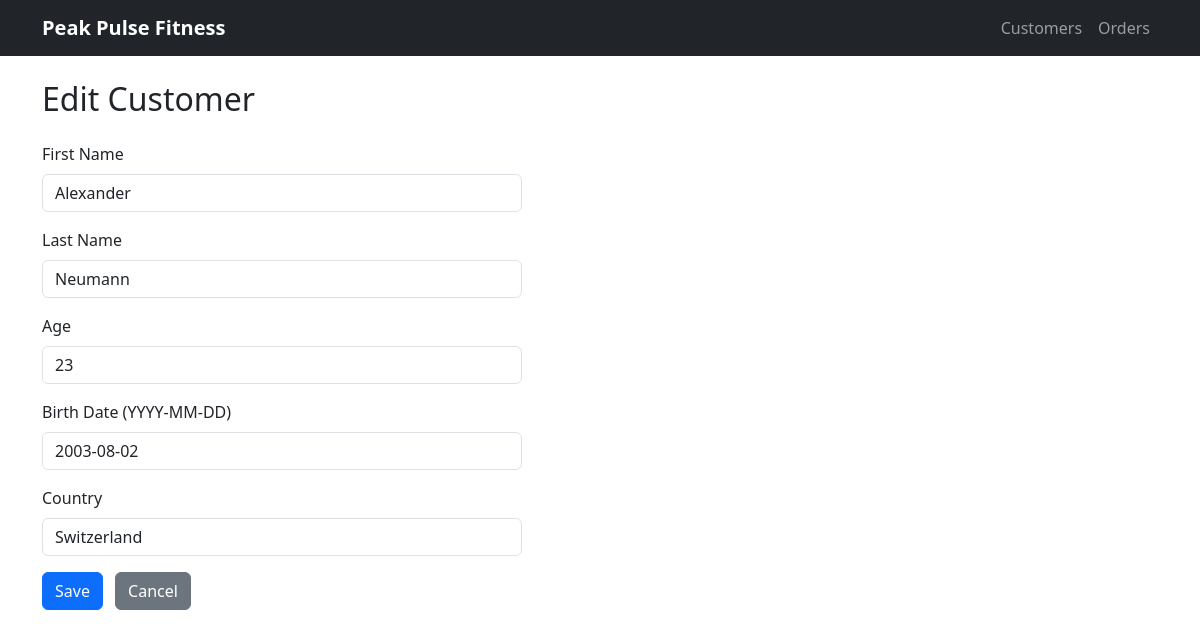
/customers/1/edit, run on the app's committed database.
### models.py (models this page shows)
class Customer(db.Model):
    __tablename__ = 'Customer_data'
    CustomerID = db.Column(db.Integer, primary_key=True)
    FirstName  = db.Column(db.String, nullable=False)
    LastName   = db.Column(db.String, nullable=False)
    Age        = db.Column(db.Integer, nullable=False)
    BirthDate  = db.Column(db.String, nullable=False)
    Country    = db.Column(db.String, nullable=False)
    orders = db.relationship('Order', back_populates='customer')

### routes.py (the view, shortened to what this page needs)
@app.route('/customers/<int:customer_id>/edit', methods=['GET', 'POST'])
def customer_edit(customer_id):
    customer = Customer.query.get_or_404(customer_id)
    form     = CustomerForm(obj=customer)
    return render_template('customers/form.html', form=form, title='Edit Customer')

### routes.py
class CustomerForm(FlaskForm):
    FirstName = StringField('First Name', validators=[DataRequired()])
    LastName  = StringField('Last Name',  validators=[DataRequired()])
    Age       = IntegerField('Age',       validators=[DataRequired()])
    BirthDate = StringField('Birth Date (YYYY-MM-DD)', validators=[DataRequired()])
    Country   = StringField('Country',   validators=[DataRequired()])
    submit    = SubmitField('Save')

### templates/customers/form.html (shortened to what this page needs)
{% extends 'base.html' %}
{% block content %}
<h2 class="mb-4">{{ title }}</h2>
<form method="post" novalidate style="max-width: 480px;">
    <div class="mb-3">
        {{ form.FirstName.label(class="form-label") }}
        {{ form.FirstName(class="form-control" + (" is-invalid" if form.FirstName.errors else "")) }}
    </div>
    <div class="mb-3">
        {{ form.LastName.label(class="form-label") }}
        {{ form.LastName(class="form-control" + (" is-invalid" if form.LastName.errors else "")) }}
    </div>
    <div class="mb-3">
        {{ form.Age.label(class="form-label") }}
        {{ form.Age(class="form-control" + (" is-invalid" if form.Age.errors else "")) }}
    </div>
    <div class="mb-3">
        {{ form.BirthDate.label(class="form-label") }}
        {{ form.BirthDate(class="form-control" + (" is-invalid" if form.BirthDate.errors else ""),
                          placeholder="YYYY-MM-DD") }}
    </div>
    <div class="mb-3">
        {{ form.Country.label(class="form-label") }}
        {{ form.Country(class="form-control" + (" is-invalid" if form.Country.errors else "")) }}
    </div>
    {{ form.submit(class="btn btn-primary") }}
    <a href="{{ url_for('customer_list') }}" class="btn btn-secondary ms-2">Cancel</a>
</form>
{% endblock %}

### data on the page
Customer: FirstName "Alexander", LastName "Neumann", Age "23", BirthDate "2003-08-02", Country "Switzerland"

### other printed values
{{ title }} "Edit Customer"
